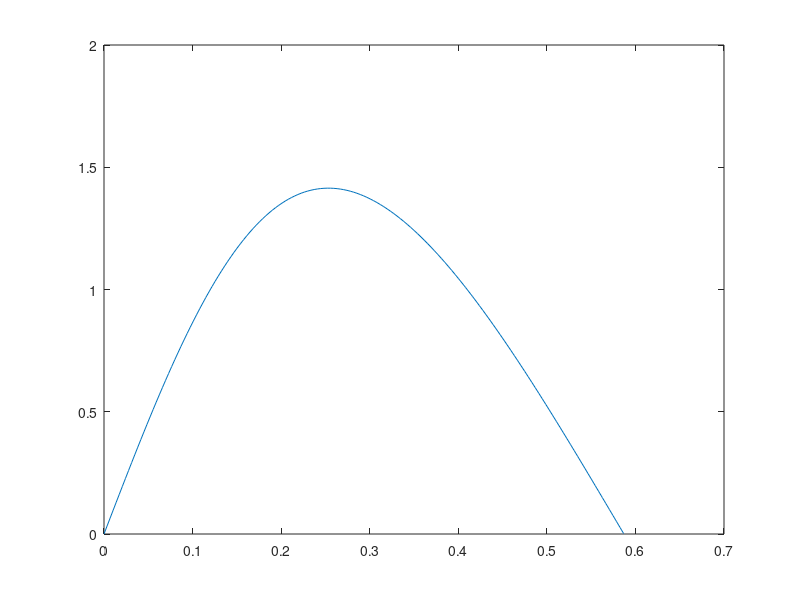
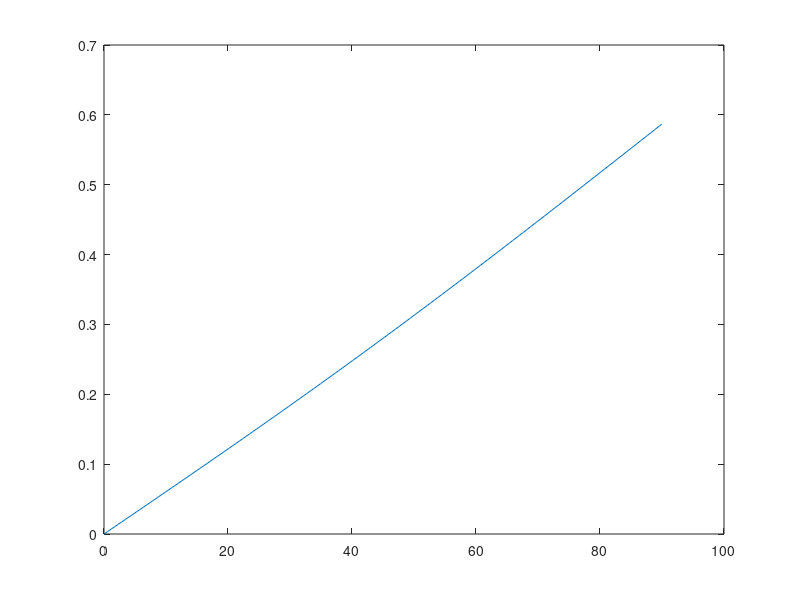

Source code (MATLAB) for these figures, in order:

clc
clear

Mb=1;
g=9.8;

a0=0.2;

% b0=0.2;
% e=sqrt((a0^2-b0^2)/(a0^2))

e = 0.5;
b0 = sqrt(a0^2-(e*a0)^2);

xb=0;
Fb=0;
theta_rot=0;
val1=0;

index=0;
F = @(x)sqrt(1-(e.^2)*(sin(x)).^2);

for theta_r=0:0.01:pi/2
    index=index+1;
    
    theta=atan((a0/b0)*tan(theta_r));
   
    p=a0*sin(theta)*sin(theta_r)+b0*cos(theta)*cos(theta_r);
    c=a0*sin(theta)*cos(theta_r)-b0*cos(theta)*sin(theta_r);    
    I_theta=quad(F,0,theta);
    
    
    theta_rot(index)=theta_r;
    xb(index)=2*a0*I_theta-2*c;
    Fb(index)=Mb*g*(c/p);
    
    val1(index)=xb(index)/2+c;
    val2(index)=p;
    val3(index)=c;
    
    temp1_xb(index) = xb(index);
    temp1_theta_r(index) = theta_r;
end

xb=xb';
Fb=Fb';
theta_rot=theta_rot';

figure(1)
plot(xb,Fb)
% axis([0 0.7 0 1]);

figure(2)
plot(temp1_theta_r.*180/pi,temp1_xb)